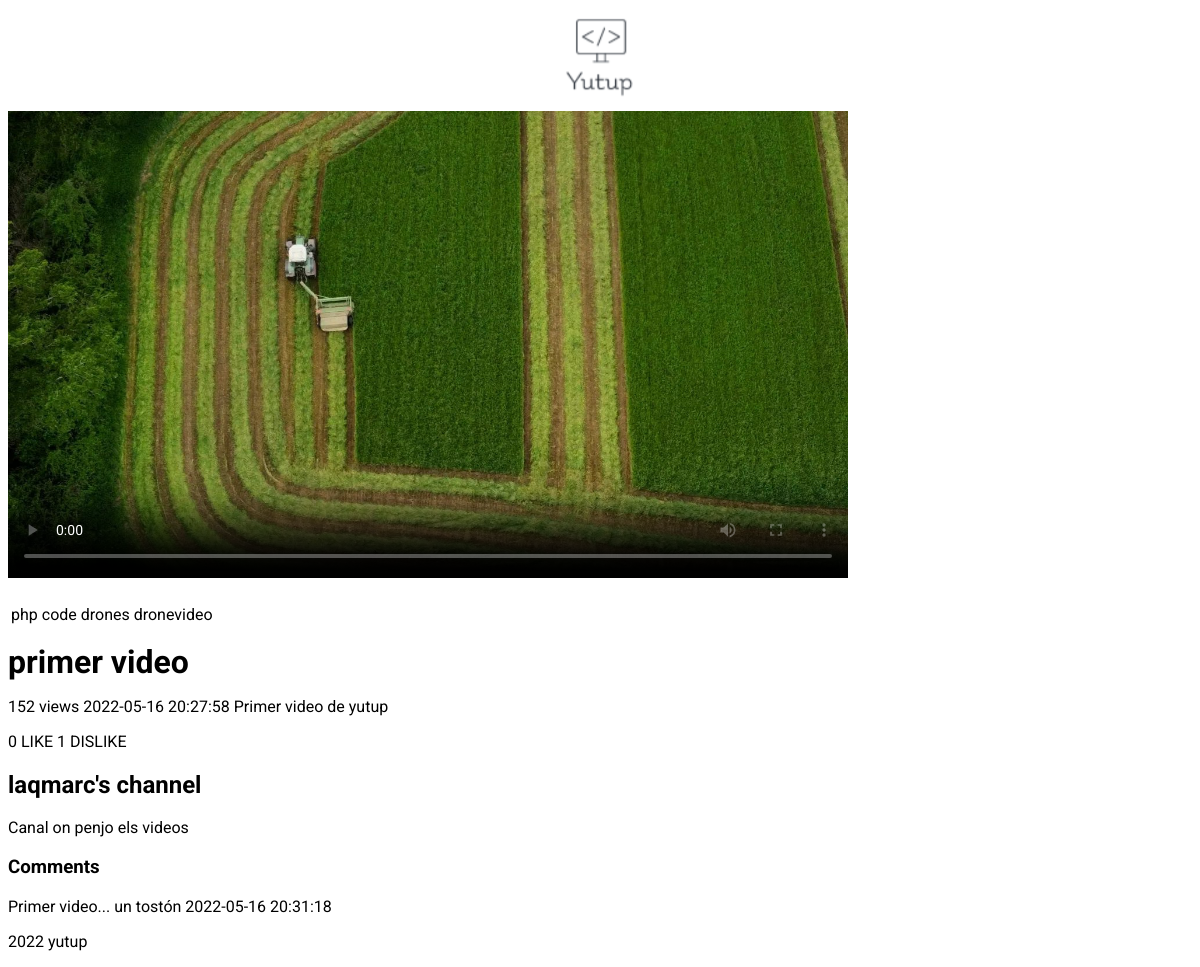
The page / on the database its author committed.
### tables this page shows
CREATE TABLE `video` (
  `id` int(11) NOT NULL,
  `title` varchar(45) NOT NULL,
  `description` text NOT NULL,
  `size` text NOT NULL,
  `file_name` varchar(100) NOT NULL,
  `duration` int(11) NOT NULL,
  `thumbnail` varchar(100) NOT NULL,
  `reproductions` int(15) DEFAULT NULL,
  `state_id` int(5) NOT NULL,
  `user_id` int(11) NOT NULL,
  `time_created` timestamp NOT NULL DEFAULT current_timestamp()
);

CREATE TABLE `video_tag` (
  `id_video` int(11) NOT NULL,
  `id_tag` int(11) NOT NULL
);

CREATE TABLE `tags` (
  `id` int(11) NOT NULL,
  `name` varchar(45) NOT NULL
);

CREATE TABLE `channel` (
  `id` int(11) NOT NULL,
  `name` varchar(45) NOT NULL,
  `description` text NOT NULL,
  `user_id` int(11) NOT NULL,
  `time_created_` timestamp NOT NULL DEFAULT current_timestamp()
);

CREATE TABLE `video_comments` (
  `id` int(11) NOT NULL,
  `text` text NOT NULL,
  `video_id` int(11) NOT NULL,
  `user_id` int(11) NOT NULL,
  `time_created` timestamp NOT NULL DEFAULT current_timestamp()
);

### i/queries.php (called while the page is built, shortened)
<?php
$query = "SELECT * FROM `video`";
$result1 = mysqli_query($con, $query);
while($row1 = mysqli_fetch_array($result1)):;
$title=$row1[1];
$description=$row1[2];
$file_name=$row1[4];
$thumbnail=$row1[6];
$reproductions=$row1[7];
$time_created=$row1[10];
endwhile;
$query3 = "SELECT * FROM video_tag
LEFT JOIN tags
ON tags.id = video_tag.id_tag
WHERE id_video = 2";
$result3 = mysqli_query($con,$query3);
$query4 = "SELECT * FROM channel
WHERE user_id = 1";
$result4 = mysqli_query($con,$query4);
while($row4 = mysqli_fetch_array($result4)):;
$name_channel=$row4[1];
$description_channel=$row4[2];
endwhile;
$query5 = "SELECT count(video_id) FROM video_like WHERE video_id = 2 AND state_id = 1";
$result5 = mysqli_query($con,$query5);
while($row5 = mysqli_fetch_array($result5)):;
$number_likes = $row5[0];
endwhile;
$query6 = "SELECT count(video_id) FROM video_like WHERE video_id = 2 AND state_id = 2";
$result6 = mysqli_query($con,$query6);
while($row6 = mysqli_fetch_array($result6)):;
$number_dislikes = $row6[0];
endwhile;
$query7 = "SELECT text, time_created from video_comments WHERE video_id = 2";
$result7 = mysqli_query($con,$query7);
while($row7 = mysqli_fetch_array($result7)):;
$text_comment = $row7[0];
$time_text_comment = $row7[1];
endwhile;
?>

### index.php (the view)
<?php
require_once("./i/header.php");
require_once("./i/queries.php");
?>
<main>
<div class="container">
    <div class="videoplayer">
        <video id="video" controls poster="<?php echo $thumbnail?>">
            <source src="<?php echo $file_name?>.mp4"  type="video/mp4">
            <source src="<?php echo $file_name?>.ogg" type="video/ogg">
            <source src="<?php echo $file_name?>.webm" type="video/webm">
        </video>
    </div>
    <div class="videoinfo">
            <p><table><tr><th></th></tr><tr><td><?php while($row3 = mysqli_fetch_array($result3)): echo $row3[3] . " "; endwhile?></td></tr></table></p>
            <h1><?php echo $title?></h1>
            <p><?php echo $reproductions?> views <span><?php echo $time_created?></span><span> <?php echo $description?></span></p>
        <p><?php echo $number_likes ?> LIKE<span> <?php echo $number_dislikes ?> DISLIKE</span></p>
    </div>
    <div class="channel">
       <h2> <?php echo $name_channel ?></h2>
       <p><?php echo $description_channel ?></p>
    </div>
    <div class="comments">
        <h3>Comments</h3>
    <p><?php echo $text_comment ?> <span><?php echo $time_text_comment ?></span></p>
    </div>
</div>
</main>
<?php
require_once("./i/footer.php");
?>

### i/header.php (shortened to what this page needs)
<!DOCTYPE html>
<html lang="en">
<head>
    <link rel="stylesheet" href="./css/style.css">
</head>
<body>
<div id="container-header">
    <div class="logo">
        <img src="./img/logo.png" alt="logo-yutub" class="img">
    </div>
</div>

### i/footer.php
<footer>
<?php $year = date("Y");?>
<p><?php echo $year;?> yutup</p>
</footer>
</body>
</html>

### css/style.css (style rules this page uses)
* { font-family: 'Roboto', sans-serif; }
h1 { margin-top: 0; margin-bottom: 0; }
div#container-header { display: flex; justify-content: center; }
video#video { max-width: 70vw; }

### rows shown on the page
video_tag: id_tag.name "php"
video_tag: id_tag.name "code"
video_tag: id_tag.name "drones"
video_tag: id_tag.name "dronevideo"
video: title "primer video", reproductions "152", time_created "2022-05-16 20:27:58", description "Primer video de yutup"
channel: name "laqmarc's channel", description "Canal on penjo els videos"
video_comments: text "Primer video... un tostón", time_created "2022-05-16 20:31:18"

### other values the page prints
$number_likes "0"
$number_dislikes "1"
